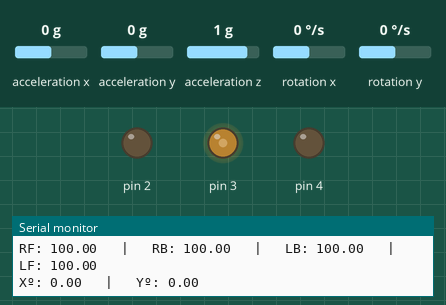
Recording of a sketch running on a simulated Arduino Uno, built with avr-gcc and run on an emulated ATmega328P. On the bench: output pins drawn as LEDs (lit = HIGH), the last lines printed to the serial monitor. Wiring (inferred from the names in the program): MPU-6050 motion sensor at I2C address 0x68. The test bench sets the inputs (shaded band); at power-on: acceleration z 1 g, rotation x 0 °/s, rotation y 0 °/s, acceleration x 0 g, acceleration y 0 g.

Above: at 1.6 s.
1.7 s: acceleration z set to 0 g
At 3.0 s:
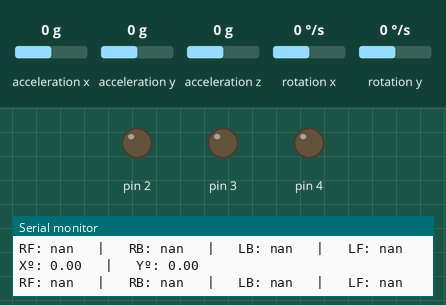
3.4 s: rotation x set to -192 °/s
6.4 s: rotation y set to -192 °/s
Timing chart, 0 to 9.4 s (numbered marks = the images above; inputs shaded):
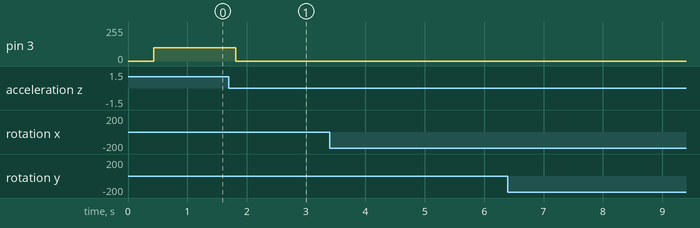

Measured:
- after the input at 1.7 s, pin 3: 100/255 → 0/255 after 0.12 s

The sketch:

feaether_four_axis.ino
```cpp
# include <Wire.h>

# define MOTOR_LF 1
# define MOTOR_LB 2
# define MOTOR_RF 3
# define MOTOR_RB 4

// GYRO
//store time information
float elapsedTime, time, timePrev;
// used to calculate the gyro error
int gyro_error = 0;
// raw data read
int16_t gyro_raw_x, gyro_raw_y;
// cleaned up angles
float gyro_x, gyro_y;
//gyro error
float gyro_error_x, gyro_error_y;

// ACCEL
//for calculating acc error initially
int acc_error = 0;
float rad_to_deg = 180/3.141592654;
float acc_raw_x, acc_raw_y, acc_raw_z;
float acc_x, acc_y;
float acc_error_x, acc_error_y;

//TOTAL ANGLES
float total_angle_x, total_angle_y;

/*
 * PID
 * we need two sets of pid constants,
 * one for pitch (x) and one for roll (y)
 */
float roll_kp = 1;
float pitch_kp = 1;
float roll_ki = 0;
float pitch_ki = 0;
float roll_kd = 0;
float pitch_kd =0;
// vars to hold actual vals of pid
float roll_pid_p=0;
float roll_pid_i=0;
float roll_pid_d=0;
float pitch_pid_p=0;
float pitch_pid_i=0;
float pitch_pid_d=0;
float roll_pid, pitch_pid;
//vars for holding error vals for PID
float pitch_error, roll_error;
float pitch_prev_error, roll_prev_error;

/*
 * CONTROLLER INPUTS
 */
float roll_desired_angle;
float pitch_desired_angle;
float input_throttle;

/*
 * MOTOR VALUES
 */
float motor_l_f, motor_l_b, motor_r_f, motor_r_b;

void setup() {
  // SETUP MPU 6050
  Wire.begin();
  //reset sensor
  Wire.beginTransmission(0x68);
  // make the reset by putting a zero in the 6B register
  Wire.write(0x6B);
  Wire.write(0x00);
  //end the transmition
  Wire.endTransmission(true);
  // Gyro config
  Wire.beginTransmission(0x68);
  // write to gyro congig register
  Wire.write(0x1B);
  // set the register bits as 00010000 (1000dps full scale)
  Wire.write(0x10);
  Wire.endTransmission(true);
  //Acc config
  Wire.beginTransmission(0x68);
  // write to the ACCEL_CONFIG register
  Wire.write(0x1C);
  // set the register bits as 00010000 (+/- 8g full scale range)
  Wire.write(0x10);
  Wire.endTransmission(true);

  Serial.begin(9600);
  // start counting time
  time = millis();

  /*
   * caclulate the gyro error, using the averge of 200 measurements.
   * the drone should be sitting on a level surface for this
   */
  if (gyro_error == 0){ // if its not already set to a value
    for (int i = 0; i < 200; i++){
      Wire.beginTransmission(0x68);
      // address the gyro data
      Wire.write(0x43);
      Wire.endTransmission(false);
      // ask for 4 registers of the data
      Wire.requestFrom(0x68, 4, true);
      // shift and sum the data
      gyro_raw_x=Wire.read()<<8|Wire.read();
      gyro_raw_y=Wire.read()<<8|Wire.read();

      // the actual angle is raw/32.8
      gyro_error_x = gyro_error_x + gyro_raw_x/32.8;
      gyro_error_y = gyro_error_y + gyro_raw_y/32.8;
    } // end for
  } // end if
  // calculate the average
  gyro_error = 1;
  gyro_error_x = gyro_error_x/200;
  gyro_error_y = gyro_error_y/200;
  Serial.println("calculated gyro error:");
  Serial.println(gyro_error_x);
  Serial.println(gyro_error_y);

  /*
   * calculate the accel error using the avereage of 200 measurements
   * the drone should not be moving around for this
   */
  if (acc_error == 0){
    for (int i = 0; i < 200; i++){
      Wire.beginTransmission(0x68);
      // ask for the 0x3B register- correspond to AcX
      Wire.write(0x3B);
      Wire.endTransmission(false);
      Wire.requestFrom(0x68,6,true);

      // really similar process here as the one above
      acc_raw_x=(Wire.read()<<8|Wire.read())/4096.0 ;
      acc_raw_y=(Wire.read()<<8|Wire.read())/4096.0 ;
      acc_raw_z=(Wire.read()<<8|Wire.read())/4096.0 ;

      acc_error_x = acc_error_x + atan(acc_raw_x/sqrt(pow(acc_raw_x,2)+pow(acc_raw_z,2)))*rad_to_deg;
      acc_error_y = acc_error_y + atan((-1)*acc_raw_x/sqrt(pow(acc_raw_y,2)+pow(acc_raw_z,2)))*rad_to_deg;
    } // end for
  } // end if
  acc_error = 1;
  acc_error_x = acc_error_x/200;
  acc_error_y = acc_error_y/200;
} // end setup

void loop() {
  timePrev = time;
  time = millis();
  // in seconds
  elapsedTime = (time-timePrev)/1000;

  /*
   * GYRO READ
   */
  Wire.beginTransmission(0x68);
  // address gyro data
  Wire.write(0x43);
  Wire.endTransmission(false);
  // ask for 4 registers of the data
  Wire.requestFrom(0x68, 4, true);
  // shift and sum the data
  gyro_raw_x=Wire.read()<<8|Wire.read();
  gyro_raw_y=Wire.read()<<8|Wire.read();

  // the actual angle is raw/32.8 - error
  gyro_raw_x = gyro_raw_x/32.8 - gyro_error_x;
  gyro_raw_y = gyro_raw_y/32.8 - gyro_error_y;

  //integrate to obtain actual values
  gyro_x = gyro_raw_x * elapsedTime;
  gyro_y = gyro_raw_y * elapsedTime;

  /*
   * ACCEL READ
   */
  Wire.beginTransmission(0x68);
  // ask for the 0x3B register- correspond to AcX
  Wire.write(0x3B);
  Wire.endTransmission(false);
  // ask for 6 registers of data
  Wire.requestFrom(0x68,6,true);

  // really similar process here as the one above
  acc_raw_x=(Wire.read()<<8|Wire.read())/4096.0 ;
  acc_raw_y=(Wire.read()<<8|Wire.read())/4096.0 ;
  acc_raw_z=(Wire.read()<<8|Wire.read())/4096.0 ;

  acc_x = atan(acc_raw_x/sqrt(pow(acc_raw_x,2)+pow(acc_raw_z,2)))*rad_to_deg - acc_error_x;
  acc_y = atan((-1)*acc_raw_x/sqrt(pow(acc_raw_y,2)+pow(acc_raw_z,2)))*rad_to_deg - acc_error_y;

  /*
   * TOTAL ANGLE
   * total angle is a weighted combination of the two values
   * mostly gyro but with a little accel
   */

   total_angle_x = 0.98*(gyro_x + total_angle_x) + 0.2*(acc_x);
   total_angle_y = 0.98*(gyro_y + total_angle_y) + 0.2*(acc_y);

   Serial.print("Xº: ");
   Serial.print(gyro_x);
   Serial.print("   |   ");
   Serial.print("Yº: ");
   Serial.print(gyro_y);
   Serial.println(" ");

   /*
    * PID
    * when bluetooth is going - make the desired angles the input from bluetooth
    * roll coresponds with y-axis
    * pitch with x-axis
    */
    roll_desired_angle = 0;
    pitch_desired_angle = 0;

    // fill this in with data from bluetooth
    input_throttle = 100;

    roll_error = total_angle_y - roll_desired_angle;
    pitch_error = total_angle_x - pitch_desired_angle;

    // we only want to use the intergral if we are within +- 5 degrees
    if (-5 < roll_error < 5){
      roll_pid_i = roll_pid_i+(roll_ki*roll_error);
    }
    if (-5 < pitch_error < 5){
      pitch_pid_i = pitch_pid_i+(pitch_ki*pitch_error);
    }

    roll_pid_d = roll_kd*((roll_error - roll_prev_error)/elapsedTime);
    pitch_pid_d = pitch_kd*((pitch_error - pitch_prev_error)/elapsedTime);

    // final values are the sum of it all
    roll_pid = roll_pid_p + roll_pid_i + roll_pid_d;
    pitch_pid = pitch_pid_p + pitch_pid_i + pitch_pid_d;

    /*
     * there is some need for tuning here:
     * in a nutshell, we don't want PID values to be too big (I think)
     * so we constrain the values.
     * here, im constraining them to +- 75, but that should probably change in tuning.
     */
    roll_pid = constrain(roll_pid, -75, 75);
    pitch_pid = constrain(pitch_pid, -75, 75);

    /*
     * calculate the amount of thrust to give to each motor
     */
    motor_r_f  = input_throttle - roll_pid - pitch_pid;
    motor_r_b  = input_throttle - roll_pid + pitch_pid;
    motor_l_b  = input_throttle + roll_pid + pitch_pid;
    motor_l_f  = input_throttle + roll_pid - pitch_pid;

    /*
     * once, again, just to be safe, we constrain all these values to be within 0 and 255 inclusive
     * that is the range of values that our motors can be throttled to
     */
    motor_r_f  = constrain(motor_r_f, 0, 255);
    motor_r_b  = constrain(motor_r_b, 0, 255);
    motor_l_b  = constrain(motor_l_b, 0, 255);
    motor_l_f  = constrain(motor_l_f, 0, 255);

    drive_motor(MOTOR_RF, motor_r_f);
    drive_motor(MOTOR_RB, motor_r_b);
    drive_motor(MOTOR_LF, motor_l_f);
    drive_motor(MOTOR_LB, motor_l_b);

    // store previous errors
    roll_prev_error = roll_error;
    pitch_prev_error = pitch_error;

   Serial.print("RF: ");
   Serial.print(motor_r_f);
   Serial.print("   |   ");
   Serial.print("RB: ");
   Serial.print(motor_r_b);
   Serial.print("   |   ");
   Serial.print("LB: ");
   Serial.print(motor_l_b);
   Serial.print("   |   ");
   Serial.print("LF: ");
   Serial.print(motor_l_f);
   Serial.println("");
}// end loop

// TODO: if I have time, make this modify values based on the amount of battery left
// probably wont have time
void drive_motor(int gate, int value){
  analogWrite(gate, value);
}
```
